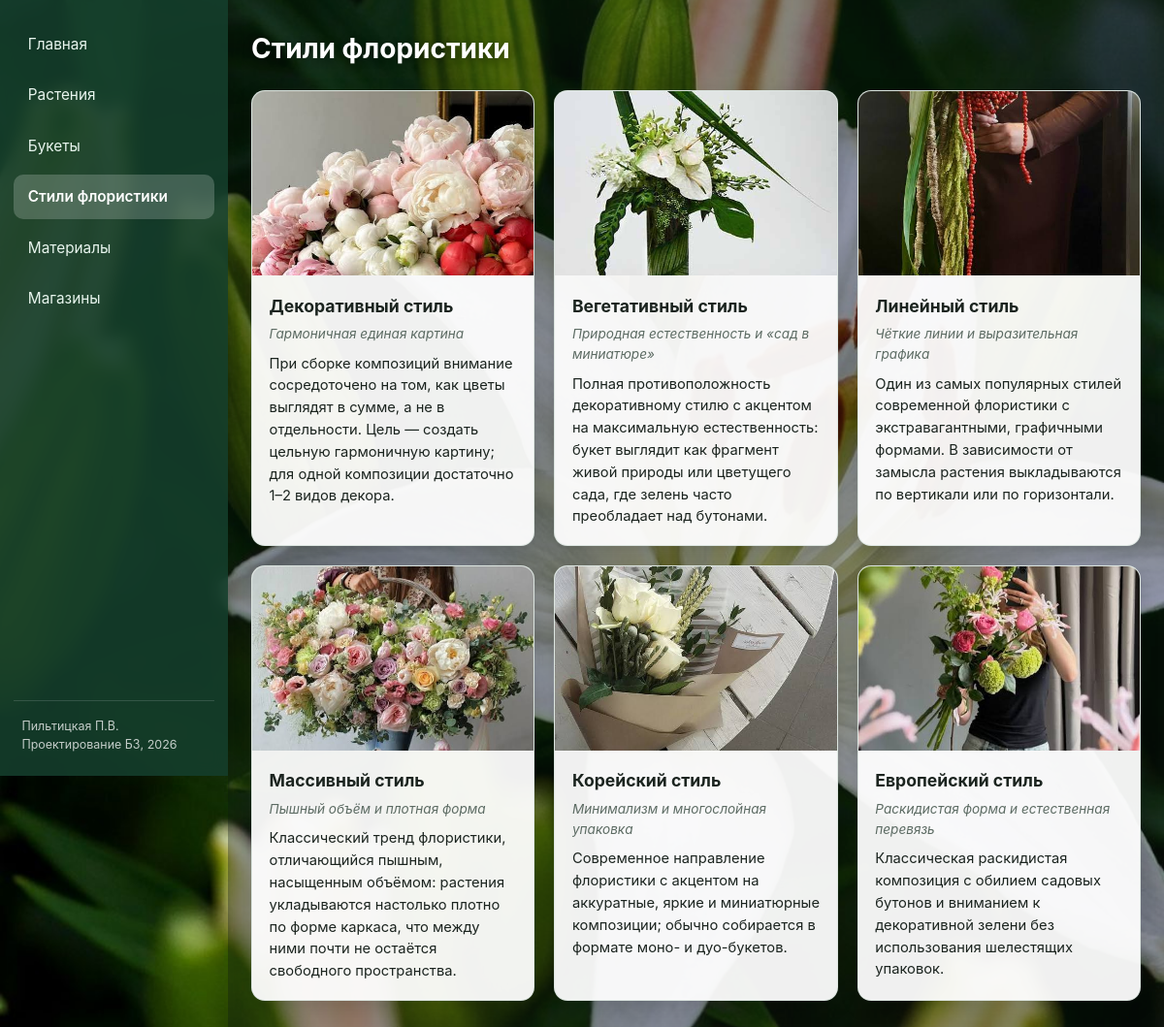
/styles, run on the app's committed database.
### tables this page shows
CREATE TABLE styles (
    style_id         INTEGER PRIMARY KEY AUTOINCREMENT,
    name             VARCHAR(100) NOT NULL,
    subtitle         VARCHAR(150),
    description      TEXT NOT NULL,
    characteristics  TEXT NOT NULL,
    usage_info       TEXT,
    image_url        TEXT
);

### app.py (the view)
@app.route("/styles")
def styles_list():
    conn = get_db()
    try:
        styles = conn.execute("SELECT * FROM styles ORDER BY style_id ASC").fetchall()
        return render_template("styles.html", styles=styles)
    finally:
        conn.close()

### app.py (called while the page is built)
def ensure_db_ready() -> None:
    need_init = False
    if not DB_PATH.exists():
        need_init = True
    else:
        try:
            conn = sqlite3.connect(DB_PATH)
            count = conn.execute("SELECT COUNT(*) FROM plants").fetchone()[0]
            styles_count = conn.execute("SELECT COUNT(*) FROM styles").fetchone()[0]
            conn.close()
            if count == 0 or styles_count == 0:
                need_init = True
        except Exception:
            need_init = True
    if need_init:
        init_db(DB_PATH)

def get_db() -> sqlite3.Connection:
    ensure_db_ready()
    conn = sqlite3.connect(DB_PATH)
    conn.row_factory = sqlite3.Row
    conn.execute("PRAGMA foreign_keys = ON;")
    return conn

### templates/styles.html (shortened to what this page needs)
{% extends "base.html" %}
{% block content %}
<h1 class="page-heading">Стили флористики</h1>
<div class="grid-cards">
  {% for st in styles %}
  <div class="card">
    <a class="card-link" href="{{ url_for('style_detail', style_id=st.style_id) }}">
      <img src="/{{ st.image_url or 'static/img/placeholder.svg' }}"
           onerror="this.src='{{ url_for('static', filename='img/placeholder.svg') }}'"
           alt="{{ st.name }}">
      <div class="card-body">
        <h2 class="card-title">{{ st.name }}</h2>
        {% if st.subtitle %}
          <div class="subtitle">{{ st.subtitle }}</div>
        {% endif %}
        <p style="margin:0; font-size:0.92rem;">{{ st.description }}</p>
      </div>
    </a>
  </div>
  {% endfor %}
</div>
{% endblock %}

### static/css/style.css (style rules this page uses)
:root { --primary: #226a4d; --primary-dark: #184e38; --primary-light: #e8f3ee; --sidebar-w: 235px; --surface: rgba(255, 255, 255, 0.94); --surface-solid: #ffffff; --text: #1b241f; --muted: #5c6b63; --border: rgba(215, 226, 220, 0.85); --radius: 14px; }
* { box-sizing: border-box; }
html, body, button, input, select, textarea, th, td, a, h1, h2, h3, h4, p, span, div, li { font-family: "Inter", -apple-system, BlinkMacSystemFont, Arial, sans-serif; }
body { margin: 0; color: var(--text); line-height: 1.55; background: url("/static/img/hero_lily.jpg") center center / cover fixed no-repeat; }
.page-heading { margin: 0 0 1.3rem; color: #ffffff; font-size: 1.75rem; font-weight: 700; text-shadow: 0 2px 10px rgba(0, 0, 0, 0.45); }
.grid-cards { display: grid; grid-template-columns: repeat(auto-fill, minmax(275px, 1fr)); gap: 1.25rem; }
.card { background: var(--surface); border: 1px solid var(--border); border-radius: var(--radius); overflow: hidden; display: flex; flex-direction: column; box-shadow: 0 6px 20px rgba(0, 0, 0, 0.14); }
.card-link { text-decoration: none; color: inherit; display: flex; flex-direction: column; height: 100%; transition: transform 0.16s ease, box-shadow 0.16s ease; }
.card img { width: 100%; height: 190px; object-fit: cover; background: var(--primary-light); }
.card-body { padding: 1.1rem; flex: 1; display: flex; flex-direction: column; }
.card-title { margin: 0 0 0.3rem; font-size: 1.1rem; font-weight: 700; color: var(--text); }
.subtitle { font-size: 0.85rem; color: var(--muted); font-style: italic; margin-bottom: 0.55rem; }

### data on the page
styles: image_url (picture), name "Декоративный стиль", subtitle "Гармоничная единая картина", description "При сборке композиций внимание сосредоточено на том, как цветы выглядят в сумме, а не в отдельности. Цель — создать цельную гармоничную картину; для одной композиции достаточно 1–2 видов декора."
styles: image_url (picture), name "Вегетативный стиль", subtitle "Природная естественность и «сад в миниатюре»", description "Полная противоположность декоративному стилю с акцентом на максимальную естественность: букет выглядит как фрагмент живой природы или цветущего сада, где зелень часто преобладает над бутонами."
styles: image_url (picture), name "Линейный стиль", subtitle "Чёткие линии и выразительная графика", description "Один из самых популярных стилей современной флористики с экстравагантными, графичными формами. В зависимости от замысла растения выкладываются по вертикали или по горизонтали."
styles: image_url (picture), name "Массивный стиль", subtitle "Пышный объём и плотная форма", description "Классический тренд флористики, отличающийся пышным, насыщенным объёмом: растения укладываются настолько плотно по форме каркаса, что между ними почти не остаётся свободного пространства."
styles: image_url (picture), name "Корейский стиль", subtitle "Минимализм и многослойная упаковка", description "Современное направление флористики с акцентом на аккуратные, яркие и миниатюрные композиции; обычно собирается в формате моно- и дуо-букетов."
styles: image_url (picture), name "Европейский стиль", subtitle "Раскидистая форма и естественная перевязь", description "Классическая раскидистая композиция с обилием садовых бутонов и вниманием к декоративной зелени без использования шелестящих упаковок."
